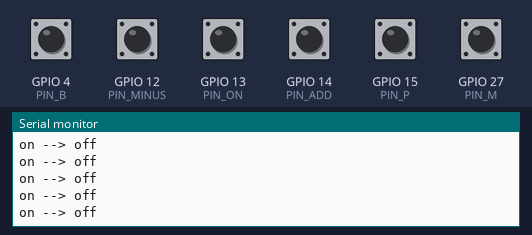
This sketch was run on a simulated ESP32. Parts: the last lines printed to the serial monitor. The test bench sets the inputs (shaded band); at power-on: GPIO 4 (PIN_B), GPIO 12 (PIN_MINUS), GPIO 13 (PIN_ON), GPIO 14 (PIN_ADD), GPIO 15 (PIN_P), GPIO 27 (PIN_M) HIGH.

Above: at 2.2 s.
2.3 s: GPIO 13 (PIN_ON) pulled LOW for 1 s
At 3.4 s:
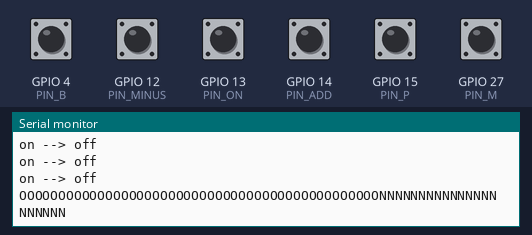
4.8 s: GPIO 4 (PIN_B) pulled LOW for 1 s
At 6.1 s:
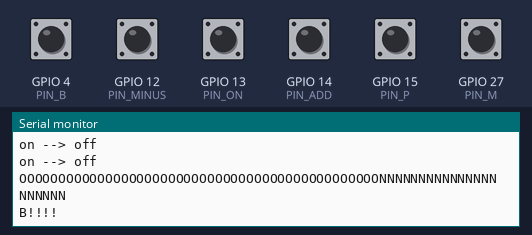
7.3 s: GPIO 12 (PIN_MINUS) pulled LOW for 1 s
At 9.3 s:
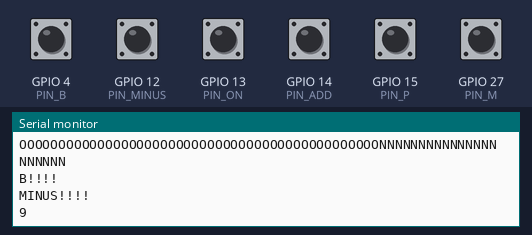
9.8 s: GPIO 14 (PIN_ADD) pulled LOW for 1 s
At 11.2 s:
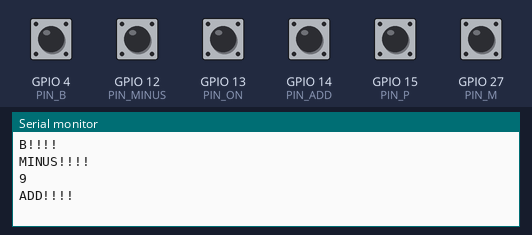
12.3 s: GPIO 15 (PIN_P) pulled LOW for 1 s
At 13.2 s:
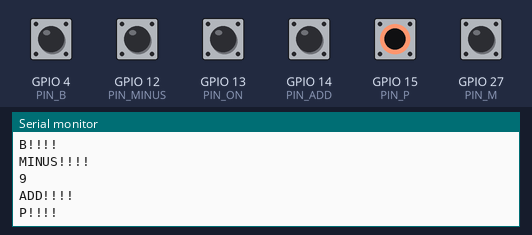
14.8 s: GPIO 27 (PIN_M) pulled LOW for 1 s
At 16.3 s:
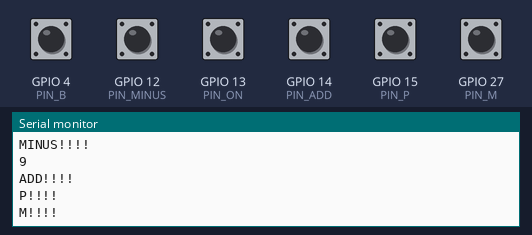

Measured:
- after the input at 2.3 s, the serial monitor: prints a new line after 0.49 s (image 1)
- after the input at 4.8 s, the serial monitor: prints a new line after 0.54 s (image 2)
- after the input at 7.3 s, the serial monitor: prints a new line after 0.54 s (image 3)
- after the input at 9.8 s, the serial monitor: prints a new line after 0.55 s (image 4)
- after the input at 12.3 s, the serial monitor: prints a new line after 0.55 s (image 5)
- after the input at 14.8 s, the serial monitor: prints a new line after 0.55 s (image 6)

The sketch:

ctr_vitro.ino
```cpp
#define PIN_ON T4 //T0 24 //4
#define PIN_ADD T6 //T7 27
#define PIN_MINUS T5 //T3 15
#define PIN_P T3 //T4 13
#define PIN_M T7 //T5 12
#define PIN_B T0 //T6 14

const String ID_P = "state_0";
const String ID_M = "state_1";
const String ID_B = "state_2";

bool ctr_on = false;
//per saber l'ultim seleccionat
int8_t ctr_foc = -1;
bool vitro_ON=false;
bool change=false;

int8_t cont_ON=0;
int8_t cont_P=0;
int8_t cont_M=0;
int8_t cont_B=0;
int8_t cont_ADD=0;
int8_t cont_MINUS=0;


unsigned long sendDataPrevMillis = 0;
unsigned long vitroOnOff = 0;
unsigned long selFoc = 0;

class foc {
  private:
    String tamany;
    int8_t valor;
  public:
    //definicio del foc
    foc(String tamany) {
      this->tamany = tamany;
      this->valor = -1;
    }
    int8_t getValue() {
      return valor;
    }
    void updateValue(int8_t valor) {
      this->valor = valor;
    }
};

class focs {
  private:
    foc array_focs[3] = {foc(ID_P), foc(ID_M), foc(ID_B)};
  public:
    void setActive(int8_t id, int8_t value) {
      array_focs[id].updateValue(value);
    }
    int8_t getValue(int8_t id) {
      return array_focs[id].getValue();
    }
    void setInactive(int8_t id) {
      array_focs[id].updateValue(-1);
    }
    void setAllInactive() {
      for (int i = 0; i < 3; i++) {
        array_focs[i].updateValue(-1);
      }
    }
};

//creacio dels focs
focs Focs = focs();

void setup() {
  // put your setup code here, to run once:

  Serial.begin(115200);
  delay(1000); // give me time to bring up serial monitor
  Serial.println("ESP32 Touch Test");

}

void loop() {
  // put your main code here, to run repeatedly:
  if (millis() - sendDataPrevMillis > 50 || sendDataPrevMillis == 0) { //50
    //temporitzador
    sendDataPrevMillis = millis();

    //Serial.println("HI");

    int valueON = touchRead(PIN_ON);

    //si es pitja el boto ON/OFF
    ctr_on = ((valueON <= 20) && (valueON > 0) && !ctr_on);
    if(ctr_on){
      cont_ON++;

      cont_P=0;
      cont_M=0;
      cont_B=0;
      cont_ADD=0;
      cont_MINUS=0;
    }
    if(ctr_on && !vitro_ON && cont_ON==10){
      vitro_ON=true;
      cont_ON=0;
      vitroOnOff=millis();
      Serial.println("OOOOOOOOOOOOOOOOOOOOOOOOOOOOOOOOOOOOOOOOOOOOOONNNNNNNNNNNNNNNNNNNNN");

    }
    else if(ctr_on && vitro_ON && cont_ON==10){
      cont_ON=0;
      vitro_ON=false;
    }
    //Serial.println(valueON);
    //Serial.println(ctr_on);

    //si esta oberta
    if (vitro_ON) {

      //Serial.println("ON");

      int valueADD = touchRead(PIN_ADD);
      int valueMINUS = touchRead(PIN_MINUS);
      int valueP = touchRead(PIN_P);
      int valueM = touchRead(PIN_M);
      int valueB = touchRead(PIN_B);

      //si es selecciona el foc petit
      if (cont_P==10) {
        ctr_foc = 0;

        cont_P=0;
        cont_ON=0;
        cont_M=0;
        cont_B=0;
        cont_ADD=0;
        cont_MINUS=0;

        Serial.println("P!!!!");

        selFoc=millis();
      }
      else if((valueP <= 20) && (valueP > 0)){
        cont_P++;
      }

      //si es selecciona el foc mitja
      else if (cont_M==10) {
        ctr_foc = 1;

        cont_M=0;
        cont_ON=0;
        cont_P=0;
        cont_B=0;
        cont_ADD=0;
        cont_MINUS=0;

        Serial.println("M!!!!");
        selFoc=millis();
      }
      else if((valueM <= 20) && (valueM > 0) ){
        cont_M++;
      }

      //si es selecciona el foc gran
      else if (cont_B==10 ) {
        ctr_foc = 2;

        cont_B=0;
        cont_ON=0;
        cont_P=0;
        cont_M=0;
        cont_ADD=0;
        cont_MINUS=0;

        Serial.println("B!!!!");
        selFoc=millis();
      }
      else if((valueB <= 20) && (valueB > 0)){
        cont_B++;
      }
      //si es pitja el +
      else if (cont_ADD==10) {
        change=true;
        cont_B=0;
        cont_ON=0;
        cont_P=0;
        cont_M=0;
        cont_ADD=0;
        cont_MINUS=0;

        Serial.println("ADD!!!!");
        if (ctr_foc != -1) {
          int8_t tmp_val = Focs.getValue(ctr_foc);
          if (tmp_val == -1) {
            Focs.setActive(ctr_foc, 5);
            Serial.println("5");
          }
          else if (tmp_val != 9) {
            Focs.setActive(ctr_foc, tmp_val + 1);
            Serial.println(tmp_val + 1);
          }

        }

      }
      else if((valueADD <= 20) && (valueADD > 0)){
        cont_ADD++;
      }
      else if (cont_MINUS==10) {
        cont_B=0;
        cont_ON=0;
        cont_P=0;
        cont_M=0;
        cont_ADD=0;
        cont_MINUS=0;


        Serial.println("MINUS!!!!");
        if (ctr_foc != -1) {
          int8_t tmp_val = Focs.getValue(ctr_foc);
          change=true;
          if (tmp_val == -1 || tmp_val == 0 ) {
            Serial.println("9");
            Focs.setActive(ctr_foc, 9);
          }
          else {
            Serial.println(tmp_val - 1);
            Focs.setActive(ctr_foc, tmp_val - 1);
          }
          int8_t counter_chng=0;
          for(int i=0; i<3; i++){
            int8_t tmp_val2 = Focs.getValue(i);
            if(tmp_val2 == -1 || tmp_val2 == 0){
              counter_chng++;
            }
          }
          if(counter_chng==3){
            change=false;
            selFoc=millis();
          }
        }

      }
      else if((valueMINUS <= 20) && (valueMINUS > 0)){
        cont_MINUS++;
      }

      //si no hi ha cap foc seleccionat es mira si han passat 9 seg
      if((ctr_foc==-1) && ((millis()-vitroOnOff)>= 9000) ){
        Serial.println("AHHHHHHHHHHHHHH!!!!!!!!!!!!!!!!!!!!!!!!!!!!!!!!!!!!!!!!!!!!!!!!!!!!!!!!!!!!!!!!!!!");
        vitro_ON=false;

      }
      //si hi ha un foc seleccionat i cap canvi, es mira si han passat 9 seg
      else if(ctr_foc!=-1 && !change && (millis()-selFoc>= 9000)){
        Serial.println("bbbbbbbbbbbbbbbbbbbbbbbbbbbbbbbbbbbbbbbbbbbbbbbbbbbbbbbbbbbbbbbbbbbbbbbbbbbbbbbbbbbb!!!!!!!");
        ctr_foc=-1;
        vitroOnOff=millis();
      }
      else if(change){
        vitroOnOff=0;
      }

    }
    //per apagar la vitro
    else if (!vitro_ON) {
      //reset de variables ctr
      change=false;
      vitroOnOff=0;
      selFoc=0;
      ctr_on = false;
      ctr_foc = -1;
      Focs.setAllInactive();
      Serial.println("on --> off");
    }

    /*Serial.println(" ");
    Serial.println("---------------");
    Serial.println(" ");*/

  }
}
```
